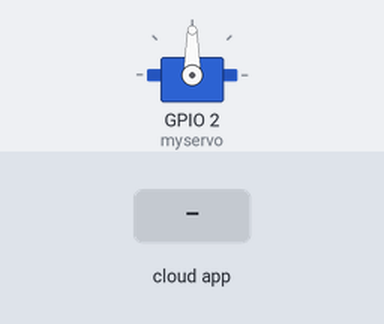
This sketch was run on a simulated ESP8266 (NodeMCU). On the bench: servo. Inputs (shaded band) come from the test bench. WiFi joins after 1.5 s; servers stay silent unless stated; network time is answered at once with the bench clock; the local clock reads 2024-03-15 10:24:30 at power-on unless the sketch sets it; the Firebase database answers and starts empty; what the sketch prints to the serial monitor is not drawn.

Above: at 3.9 s.
4.0 s: the phone or cloud app sets Servo to 1
At 8.46 s:
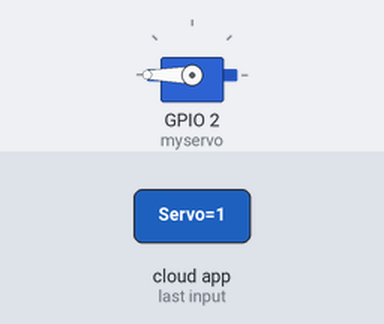
Timing chart, 0 to 10.1 s (numbered marks = the images above; inputs shaded):
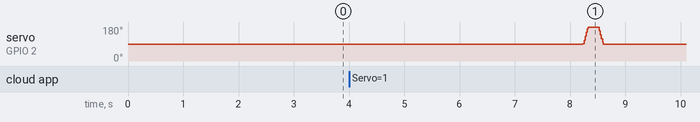

Measured:
- after the input at 4.0 s, servo on GPIO 2 (myservo): rises from 90° to 180° in 0.09 s, then falls to 90° in 0.27 s

The sketch:

Script_PetFeeder.ino
```cpp
//Libraries
#include <ESP8266WiFi.h>
#include <FirebaseArduino.h>
#include <Servo.h>
#include <NTPClient.h>
#include <WiFiUdp.h>

//Time setup
WiFiUDP ntpUDP;
NTPClient timeClient(ntpUDP);

//Firebase credentials
#define FIREBASE_HOST "fhrsticproject-default-rtdb.europe-west1.firebasedatabase.app"
#define FIREBASE_AUTH "2wO3ESUMn2Uqm8JC844DzjmA2rgBVwBcrOWeUBKB"

//WiFi name and password
#define WIFI_SSID "Magic2B3D"
#define WIFI_PASSWORD "HWTC5E2B3D95"
//#define WIFI_SSID "Redmi Note 8 Pro"
//#define WIFI_PASSWORD "12345678"

//Sensor definitions
Servo myservo;  // create servo object to control a servo
int pos = 0;    // variable to store the servo position
bool switcher = false;

//Basic project information
const String PROJECT_NAME = "Pet feeder";
const String BOARD_NAME = "ESP8266 ESP-12E";
const String CONNECTED_SENSORS = "Microservo SG90";
const String BOARD_LOCATION = "Indoors";
const String PROJECT_INDEX = "3";
const String path = "/Stations/BrowseStations/" + PROJECT_INDEX;

void setup() {
  myservo.attach(2);
  timeClient.begin();
  Serial.begin(115200);
  delay(500);

 //WiFi connection
  WiFi.begin(WIFI_SSID, WIFI_PASSWORD);
  Serial.print("Connecting to ");
  Serial.print(WIFI_SSID);
  while (WiFi.status() != WL_CONNECTED) {
    Serial.print(".");
    delay(500);
  }
  Serial.println();
  Serial.print("Connected to ");
  Serial.println(WIFI_SSID);
  Serial.print("IP Address is: ");
  Serial.println(WiFi.localIP());
  WiFi.setAutoReconnect(true);
  WiFi.persistent(true);

  //Firebase start
  Firebase.begin(FIREBASE_HOST, FIREBASE_AUTH);

  //Send data to Firebase
  Firebase.setString(path + "/BasicInfo/Name", PROJECT_NAME);
  Firebase.setString(path + "/BasicInfo/Location", BOARD_LOCATION);
  Firebase.setString(path + "/BasicInfo/Module", BOARD_NAME);
  Firebase.setString(path + "/BasicInfo/Sensors", CONNECTED_SENSORS);
  Firebase.setBool(path + "/Interactive/Servo", switcher);
}

  //Firebase connection
void firebasereconnect(){
  delay(300);
  Serial.println("Trying to reconnect");
  Firebase.begin(FIREBASE_HOST, FIREBASE_AUTH);
  delay(300);
}

void loop() {
  if (Firebase.failed()){
    Serial.print("setting number failed:");
    Serial.println(Firebase.error());
    firebasereconnect();
    return;
  }

  //Servo Motor
  switcher=Firebase.getBool(path + "/Interactive/Servo");
  if(switcher==false){
      delay(1000);
  }
  if(switcher==true){
    for (pos = 90; pos <= 270; pos += 1) {
      myservo.write(pos);
      Serial.print(pos);
      delay(1);
    }
    for (pos = 270; pos >= 90; pos -= 1) {
      myservo.write(pos);
      delay(1);
    }
    delay(2000);
    switcher = false;
    Firebase.setBool(path + "/Interactive/Servo", switcher);
    delay(1500);
  }
  delay(2000);

  //Get epoch unix timestamp
  timeClient.update();
  Serial.println(timeClient.getFormattedTime());
  Serial.println(timeClient.getEpochTime());
  String fireTime = String(timeClient.getEpochTime());
  delay(1000);

  //Send time to firebase
  Firebase.setString(path + "/Time/Timestamp", fireTime);
  delay(1000);
}
```
